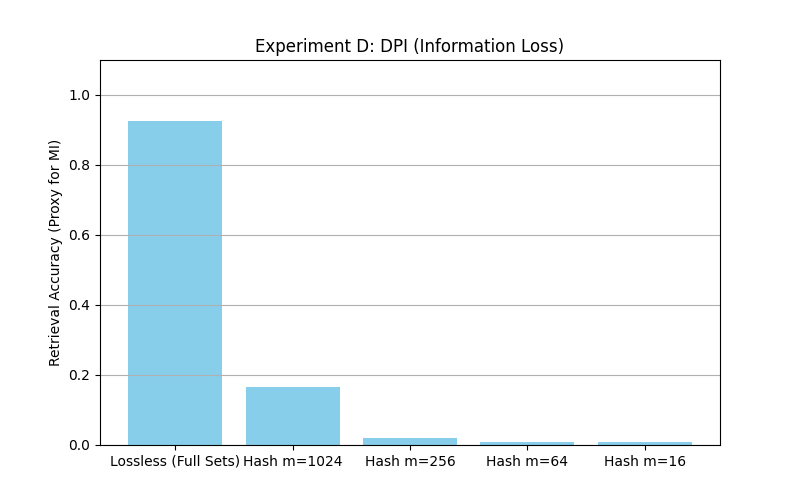

Source code (Python):
import numpy as np
import matplotlib.pyplot as plt
from synthetic_data import make_synthetic, rewa_hash_encode

def estimate_mi_encoded(B, query_indices, target_indices):
    """
    Estimates MI between encoded query and target.
    This is tricky without a full distribution model.
    Proxy: We can measure the 'distinguishability' or simply the retrieval accuracy 
    as a proxy for I(E(Wq); E(Wt)).
    
    The prompt suggests: "Measure ranking performance (Top-k) and show monotonic relation"
    So we will use Top-1 Accuracy as the operational proxy for MI.
    """
    hits = 0
    total = 0
    
    # We need to know the ground truth labels to check accuracy
    # We'll pass them in or restructure.
    # Let's just return the accuracy computed inside the main loop.
    return 0

def run_experiment_d():
    print("Running Experiment D: DPI / Compression...")
    
    N = 2000
    k = 10
    W = 10000
    L = 100
    rho = 0.05
    
    items, labels = make_synthetic(N, k, W, L, rho, seed=42)
    
    configs = [
        ("Lossless (Full Sets)", "lossless"),
        ("Hash m=1024", 1024),
        ("Hash m=256", 256),
        ("Hash m=64", 64),
        ("Hash m=16", 16)
    ]
    
    accuracies = []
    
    num_queries = 200
    query_indices = np.random.choice(N, num_queries, replace=False)
    
    for name, param in configs:
        print(f"  Testing {name}...")
        
        hits = 0
        
        if param == "lossless":
            # Direct set overlap
            for q_idx in query_indices:
                q_set = set(items[q_idx])
                best_score = -1
                best_idx = -1
                
                # Scan all (slow but exact)
                for i in range(N):
                    if i == q_idx: continue
                    score = len(q_set & set(items[i]))
                    if score > best_score:
                        best_score = score
                        best_idx = i
                
                if labels[best_idx] == labels[q_idx]:
                    hits += 1
                    
        else:
            # Hash Encoding
            m = param
            B = rewa_hash_encode(items, m, seed=42)
            
            for q_idx in query_indices:
                q_vec = B[q_idx]
                scores = np.dot(B, q_vec).astype(float)
                scores[q_idx] = -np.inf
                best_idx = np.argmax(scores)
                
                if labels[best_idx] == labels[q_idx]:
                    hits += 1
        
        acc = hits / num_queries
        accuracies.append(acc)
        print(f"    Acc: {acc:.3f}")

    # Plotting
    plt.figure(figsize=(8, 5))
    x_labels = [c[0] for c in configs]
    plt.bar(x_labels, accuracies, color='skyblue')
    plt.ylabel('Retrieval Accuracy (Proxy for MI)')
    plt.title('Experiment D: DPI (Information Loss)')
    plt.ylim(0, 1.1)
    plt.grid(axis='y')
    
    output_path = 'experiment_d_dpi.png'
    plt.savefig(output_path)
    print(f"Plot saved to {output_path}")

if __name__ == "__main__":
    run_experiment_d()
